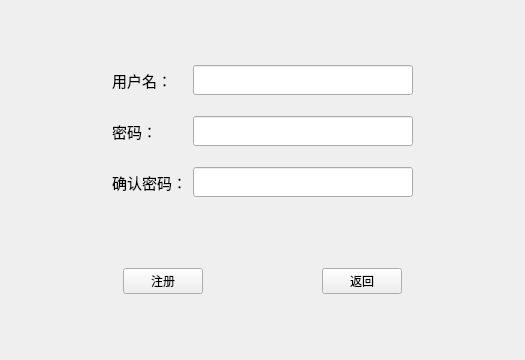
<?xml version="1.0" encoding="UTF-8"?>
<ui version="4.0">
 <class>Register</class>
 <widget class="QWidget" name="Register">
  <property name="geometry">
   <rect>
    <x>0</x>
    <y>0</y>
    <width>525</width>
    <height>360</height>
   </rect>
  </property>
  <property name="minimumSize">
   <size>
    <width>525</width>
    <height>360</height>
   </size>
  </property>
  <property name="maximumSize">
   <size>
    <width>525</width>
    <height>360</height>
   </size>
  </property>
  <property name="windowTitle">
   <string>Register</string>
  </property>
  <layout class="QVBoxLayout" name="verticalLayout_2">
   <property name="leftMargin">
    <number>0</number>
   </property>
   <property name="topMargin">
    <number>0</number>
   </property>
   <property name="rightMargin">
    <number>0</number>
   </property>
   <property name="bottomMargin">
    <number>0</number>
   </property>
   <item>
    <widget class="QWidget" name="centerWidget" native="true">
     <layout class="QVBoxLayout" name="verticalLayout">
      <item>
       <widget class="QWidget" name="widget" native="true">
        <property name="sizePolicy">
         <sizepolicy hsizetype="Preferred" vsizetype="Fixed">
          <horstretch>0</horstretch>
          <verstretch>0</verstretch>
         </sizepolicy>
        </property>
        <layout class="QGridLayout" name="gridLayout">
         <property name="leftMargin">
          <number>0</number>
         </property>
         <property name="rightMargin">
          <number>0</number>
         </property>
         <item row="2" column="1">
          <widget class="QLabel" name="label_2">
           <property name="font">
            <font>
             <family>黑体</family>
             <pointsize>11</pointsize>
            </font>
           </property>
           <property name="text">
            <string>密码：</string>
           </property>
          </widget>
         </item>
         <item row="4" column="1">
          <widget class="QLabel" name="label_3">
           <property name="font">
            <font>
             <family>黑体</family>
             <pointsize>11</pointsize>
            </font>
           </property>
           <property name="text">
            <string>确认密码：</string>
           </property>
          </widget>
         </item>
         <item row="0" column="3">
          <spacer name="horizontalSpacer_2">
           <property name="orientation">
            <enum>Qt::Horizontal</enum>
           </property>
           <property name="sizeHint" stdset="0">
            <size>
             <width>40</width>
             <height>20</height>
            </size>
           </property>
          </spacer>
         </item>
         <item row="1" column="2">
          <spacer name="verticalSpacer">
           <property name="orientation">
            <enum>Qt::Vertical</enum>
           </property>
           <property name="sizeHint" stdset="0">
            <size>
             <width>20</width>
             <height>15</height>
            </size>
           </property>
          </spacer>
         </item>
         <item row="0" column="1">
          <widget class="QLabel" name="label">
           <property name="font">
            <font>
             <family>黑体</family>
             <pointsize>11</pointsize>
            </font>
           </property>
           <property name="text">
            <string>用户名：</string>
           </property>
          </widget>
         </item>
         <item row="0" column="2">
          <widget class="QLineEdit" name="userEd">
           <property name="minimumSize">
            <size>
             <width>220</width>
             <height>30</height>
            </size>
           </property>
           <property name="maximumSize">
            <size>
             <width>260</width>
             <height>16777215</height>
            </size>
           </property>
          </widget>
         </item>
         <item row="4" column="2">
          <widget class="QLineEdit" name="conpwEd">
           <property name="minimumSize">
            <size>
             <width>0</width>
             <height>30</height>
            </size>
           </property>
          </widget>
         </item>
         <item row="2" column="2">
          <widget class="QLineEdit" name="pwEd">
           <property name="minimumSize">
            <size>
             <width>0</width>
             <height>30</height>
            </size>
           </property>
          </widget>
         </item>
         <item row="0" column="0">
          <spacer name="horizontalSpacer">
           <property name="orientation">
            <enum>Qt::Horizontal</enum>
           </property>
           <property name="sizeHint" stdset="0">
            <size>
             <width>40</width>
             <height>20</height>
            </size>
           </property>
          </spacer>
         </item>
         <item row="3" column="2">
          <spacer name="verticalSpacer_2">
           <property name="orientation">
            <enum>Qt::Vertical</enum>
           </property>
           <property name="sizeHint" stdset="0">
            <size>
             <width>20</width>
             <height>15</height>
            </size>
           </property>
          </spacer>
         </item>
        </layout>
       </widget>
      </item>
      <item>
       <widget class="QWidget" name="widget_2" native="true">
        <property name="sizePolicy">
         <sizepolicy hsizetype="Preferred" vsizetype="Fixed">
          <horstretch>0</horstretch>
          <verstretch>0</verstretch>
         </sizepolicy>
        </property>
        <layout class="QHBoxLayout" name="horizontalLayout">
         <property name="leftMargin">
          <number>0</number>
         </property>
         <property name="rightMargin">
          <number>0</number>
         </property>
         <item>
          <spacer name="horizontalSpacer_3">
           <property name="orientation">
            <enum>Qt::Horizontal</enum>
           </property>
           <property name="sizeHint" stdset="0">
            <size>
             <width>40</width>
             <height>20</height>
            </size>
           </property>
          </spacer>
         </item>
         <item>
          <widget class="QPushButton" name="rgBtn">
           <property name="text">
            <string>注册</string>
           </property>
          </widget>
         </item>
         <item>
          <spacer name="horizontalSpacer_4">
           <property name="orientation">
            <enum>Qt::Horizontal</enum>
           </property>
           <property name="sizeHint" stdset="0">
            <size>
             <width>40</width>
             <height>20</height>
            </size>
           </property>
          </spacer>
         </item>
         <item>
          <widget class="QPushButton" name="backBtn">
           <property name="text">
            <string>返回</string>
           </property>
          </widget>
         </item>
         <item>
          <spacer name="horizontalSpacer_5">
           <property name="orientation">
            <enum>Qt::Horizontal</enum>
           </property>
           <property name="sizeHint" stdset="0">
            <size>
             <width>40</width>
             <height>20</height>
            </size>
           </property>
          </spacer>
         </item>
        </layout>
       </widget>
      </item>
     </layout>
    </widget>
   </item>
  </layout>
 </widget>
 <resources/>
 <connections/>
</ui>
